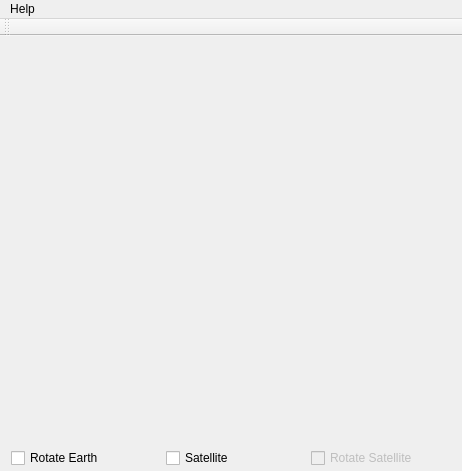
<?xml version="1.0" encoding="UTF-8"?>
<ui version="4.0">
 <class>gsphere</class>
 <widget class="QMainWindow" name="gsphere">
  <property name="enabled">
   <bool>true</bool>
  </property>
  <property name="geometry">
   <rect>
    <x>0</x>
    <y>0</y>
    <width>462</width>
    <height>471</height>
   </rect>
  </property>
  <property name="sizePolicy">
   <sizepolicy hsizetype="Preferred" vsizetype="Fixed">
    <horstretch>0</horstretch>
    <verstretch>0</verstretch>
   </sizepolicy>
  </property>
  <property name="windowTitle">
   <string>Earth &amp; Satellite v2.0</string>
  </property>
  <widget class="QWidget" name="centralWidget">
   <property name="sizePolicy">
    <sizepolicy hsizetype="Preferred" vsizetype="Fixed">
     <horstretch>0</horstretch>
     <verstretch>0</verstretch>
    </sizepolicy>
   </property>
   <property name="maximumSize">
    <size>
     <width>472</width>
     <height>16777215</height>
    </size>
   </property>
   <widget class="GLWidget" name="glWindow" native="true">
    <property name="geometry">
     <rect>
      <x>0</x>
      <y>0</y>
      <width>461</width>
      <height>401</height>
     </rect>
    </property>
    <property name="sizePolicy">
     <sizepolicy hsizetype="Expanding" vsizetype="Expanding">
      <horstretch>0</horstretch>
      <verstretch>0</verstretch>
     </sizepolicy>
    </property>
    <property name="minimumSize">
     <size>
      <width>151</width>
      <height>0</height>
     </size>
    </property>
   </widget>
   <widget class="QWidget" name="gridLayoutWidget">
    <property name="geometry">
     <rect>
      <x>0</x>
      <y>400</y>
      <width>461</width>
      <height>31</height>
     </rect>
    </property>
    <layout class="QGridLayout" name="gridLayout">
     <item row="0" column="0">
      <widget class="QCheckBox" name="checkBox">
       <property name="sizePolicy">
        <sizepolicy hsizetype="Preferred" vsizetype="Minimum">
         <horstretch>0</horstretch>
         <verstretch>0</verstretch>
        </sizepolicy>
       </property>
       <property name="minimumSize">
        <size>
         <width>149</width>
         <height>22</height>
        </size>
       </property>
       <property name="text">
        <string>Rotate Earth</string>
       </property>
      </widget>
     </item>
     <item row="0" column="1">
      <widget class="QCheckBox" name="checkBox_2">
       <property name="sizePolicy">
        <sizepolicy hsizetype="Minimum" vsizetype="Minimum">
         <horstretch>0</horstretch>
         <verstretch>0</verstretch>
        </sizepolicy>
       </property>
       <property name="minimumSize">
        <size>
         <width>0</width>
         <height>22</height>
        </size>
       </property>
       <property name="text">
        <string>Satellite</string>
       </property>
      </widget>
     </item>
     <item row="0" column="2">
      <widget class="QCheckBox" name="checkBox_3">
       <property name="enabled">
        <bool>false</bool>
       </property>
       <property name="sizePolicy">
        <sizepolicy hsizetype="Minimum" vsizetype="Minimum">
         <horstretch>0</horstretch>
         <verstretch>0</verstretch>
        </sizepolicy>
       </property>
       <property name="minimumSize">
        <size>
         <width>0</width>
         <height>22</height>
        </size>
       </property>
       <property name="text">
        <string>Rotate Satellite</string>
       </property>
       <property name="checked">
        <bool>false</bool>
       </property>
      </widget>
     </item>
    </layout>
   </widget>
  </widget>
  <widget class="QToolBar" name="mainToolBar">
   <attribute name="toolBarArea">
    <enum>TopToolBarArea</enum>
   </attribute>
   <attribute name="toolBarBreak">
    <bool>false</bool>
   </attribute>
  </widget>
  <widget class="QMenuBar" name="menuBar">
   <property name="enabled">
    <bool>true</bool>
   </property>
   <property name="geometry">
    <rect>
     <x>0</x>
     <y>0</y>
     <width>462</width>
     <height>25</height>
    </rect>
   </property>
   <widget class="QMenu" name="menuHelp">
    <property name="title">
     <string>Help</string>
    </property>
   </widget>
   <addaction name="menuHelp"/>
  </widget>
 </widget>
 <layoutdefault spacing="6" margin="11"/>
 <customwidgets>
  <customwidget>
   <class>GLWidget</class>
   <extends>QWidget</extends>
   <header location="global">glwidget.h</header>
   <container>1</container>
  </customwidget>
 </customwidgets>
 <resources/>
 <connections/>
</ui>
